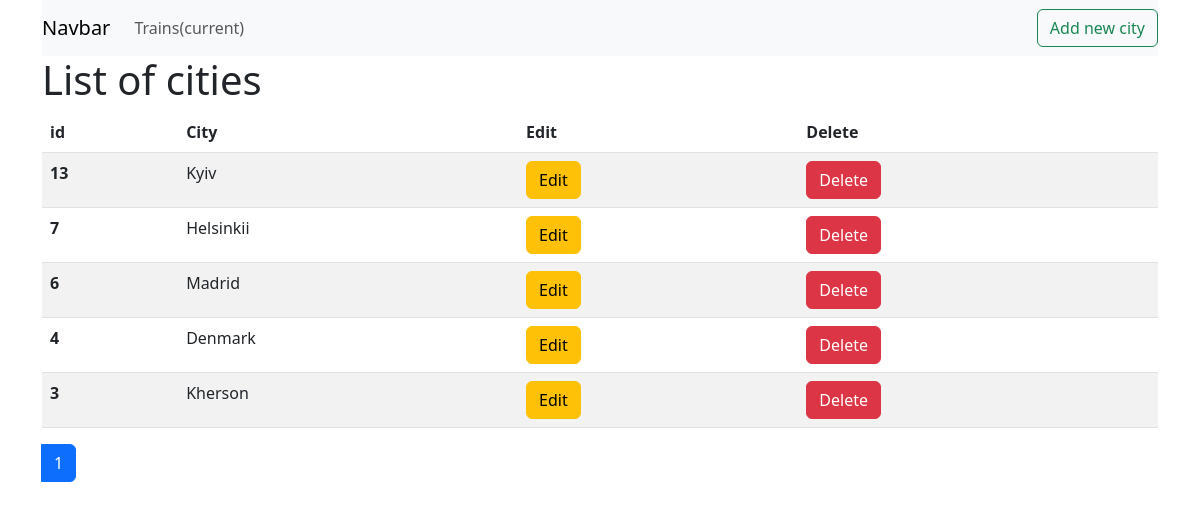
Before: / with the older database file.
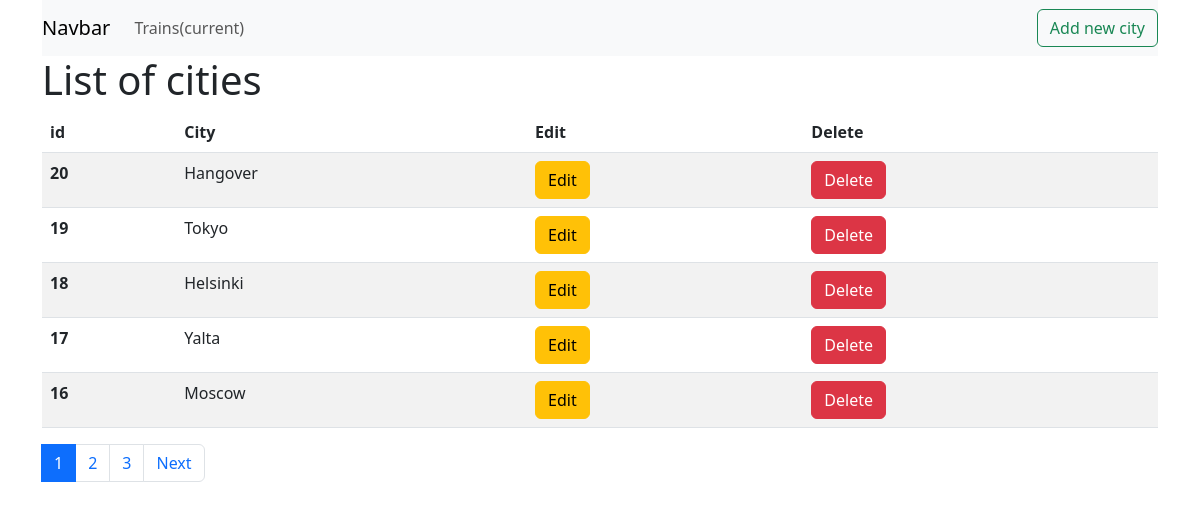
After: the same page with the newer database file.
### cities_main/models.py (models this page shows, shortened)
class City(models.Model):
    name = models.CharField(max_length=50, unique=True)
    slug = models.SlugField(max_length=50, unique=True)
    created = models.DateTimeField(auto_now_add=True)

### cities_main/views.py (the view)
# urls.py: path('', TrainListView.as_view(), name="homepage"),
class TrainListView(ListView):
    model = City
    ordering = '-created'
    context_object_name = 'city'
    template_name = 'cities_main/index.html'
    paginate_by = 5

### cities_main/templates/cities_main/index.html (shortened to what this page needs)
{% extends 'cities_main/base.html' %}
{% block body %}
<div class="container">
    <div class="row justify-content-center">
        <div class="col-sm-12">
            <h1>List of cities</h1>
            <table class="table table-striped">
                <thead>
                <tr>
                    <th scope="col">id</th>
                    <th scope="col">City</th>
                    <th scope="col">Edit</th>
                    <th scope="col">Delete</th>
                </tr>
                </thead>
                <tbody>
                {% for i in city %}
                <tr>
                    <th scope="row">{{ i.pk }}</th>
                    <td>{{ i.name }}</td>
                    <td>
                        <a href="{% url 'cities_main:UpdateCity' slug=i.slug%}" class="text-decoration-none">
                            <button type="button" class="btn btn-warning">Edit</button>
                        </a>
                    </td>
                    <td><a href="{% url 'cities_main:DeleteCity' slug=i.slug%}" class="text-decoration-none">
                        <button type="button" class="btn btn-danger">Delete</button>
                    </a>
                    </td>
                </tr>
                {% endfor %}
                </tbody>
            </table>
            <nav aria-label="Page navigation example">
  <ul class="pagination">
      {% for page in page_obj.paginator.page_range%}
    <li class="page-item {% if page == page_obj.number %} active {% endif %}">
        <a class="page-link" href="?page={{page}}">{{page}}</a>
    </li>
      {%endfor%}
              {% if page_obj.has_next %}
    <li class="page-item">
      <a class="page-link" href="?page={{ page_obj.next_page_number }}" aria-label="Next">
        <span class="sr-only">Next</span>
          {%endif%}
      </a>
    </li>
  </ul>
</nav>
        </div>
    </div>
</div>
{% endblock %}

Changed rows visible on the page:
no longer on this page (row unchanged): City: pk "13", name "Kyiv"
no longer on this page (row unchanged): City: pk "7", name "Helsinkii"
no longer on this page (row unchanged): City: pk "6", name "Madrid"
no longer on this page (row unchanged): City: pk "4", name "Denmark"
no longer on this page (row unchanged): City: pk "3", name "Kherson"
added City: pk "20", name "Hangover"
added City: pk "19", name "Tokyo"
added City: pk "18", name "Helsinki"
added City: pk "17", name "Yalta"
added City: pk "16", name "Moscow"
Other visible differences:
new list line: "2"
new list line: "3"
text now shown: "Next"
